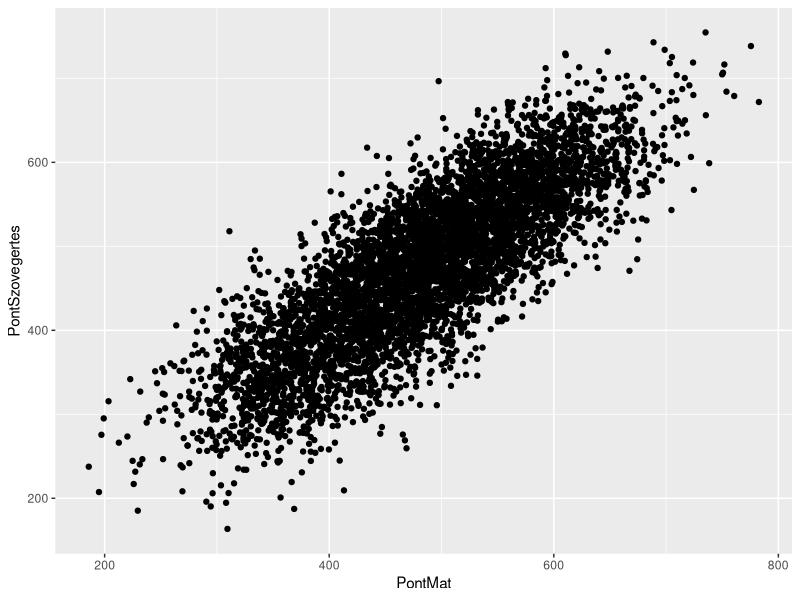
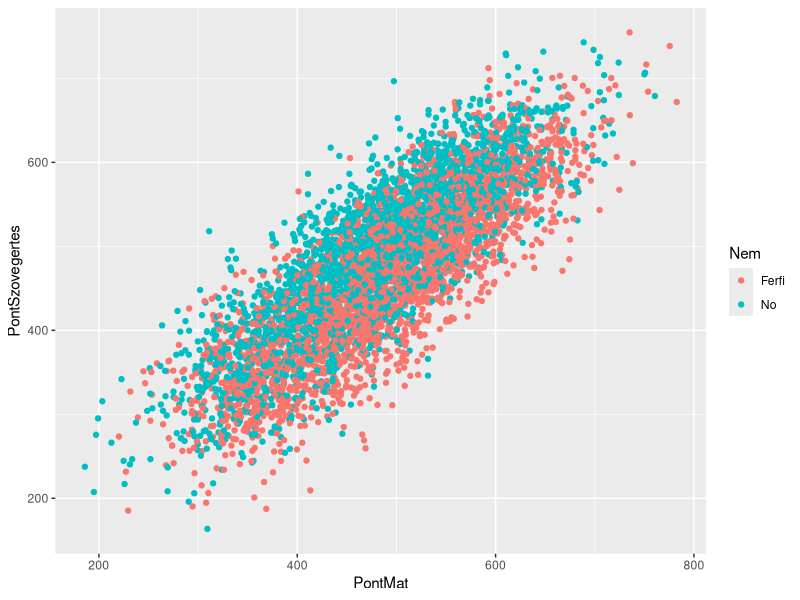
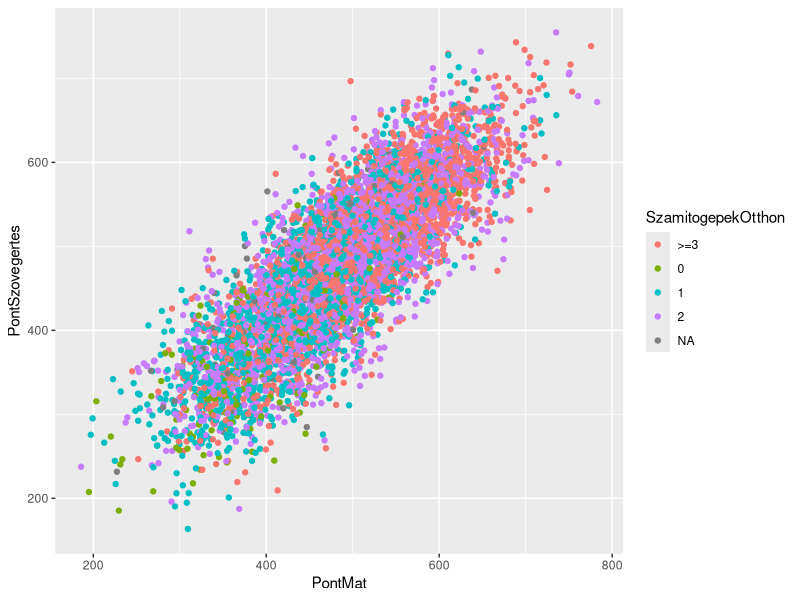
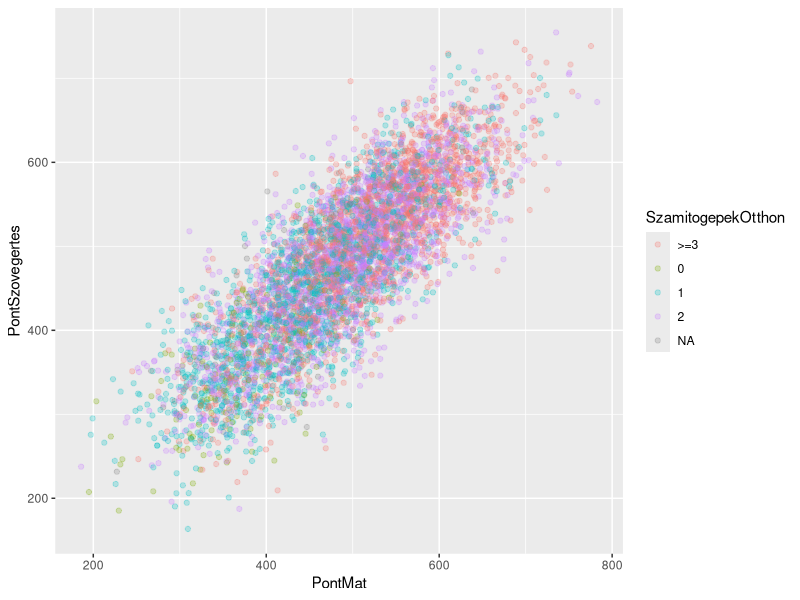
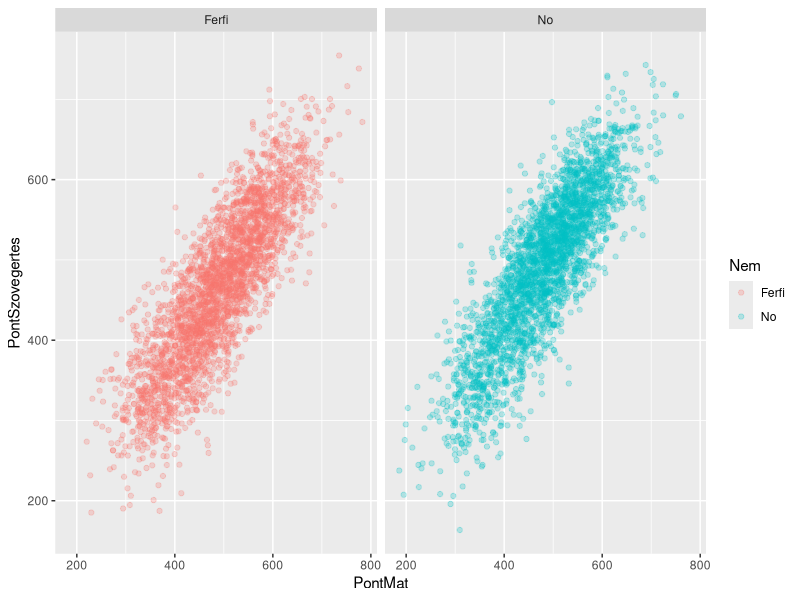
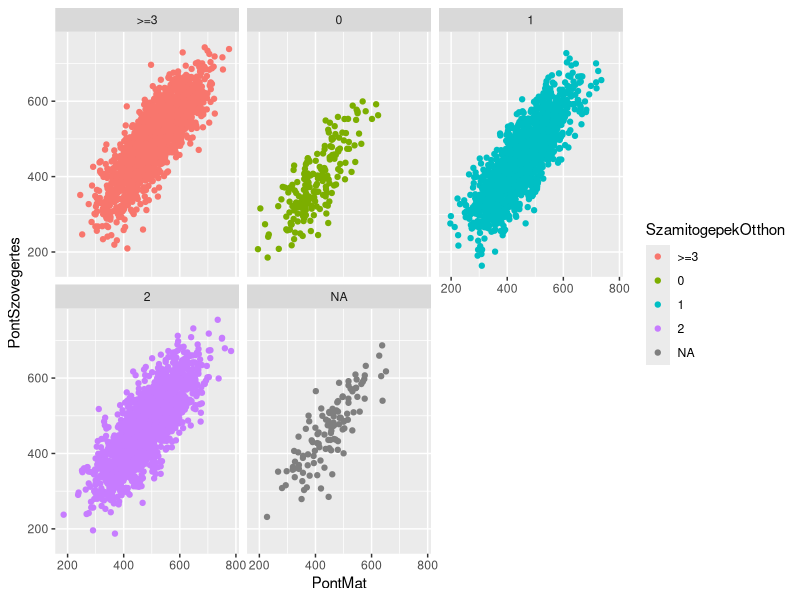
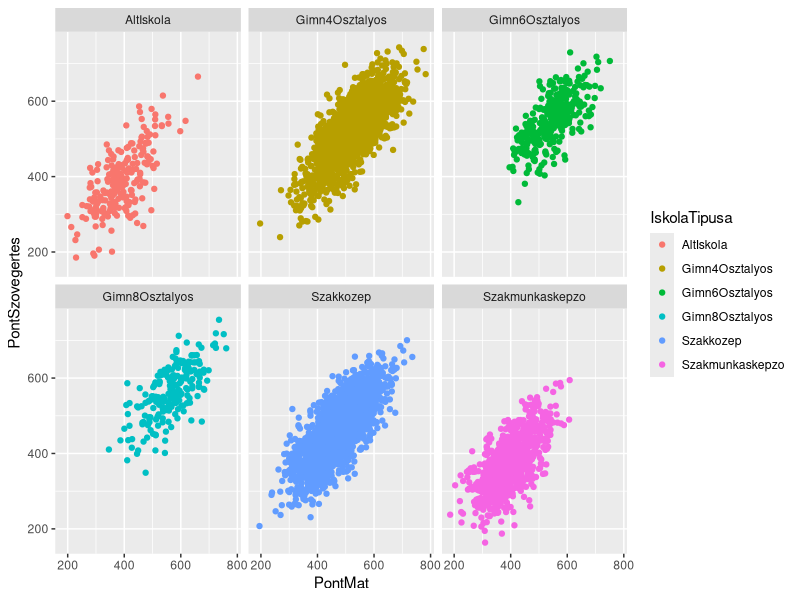
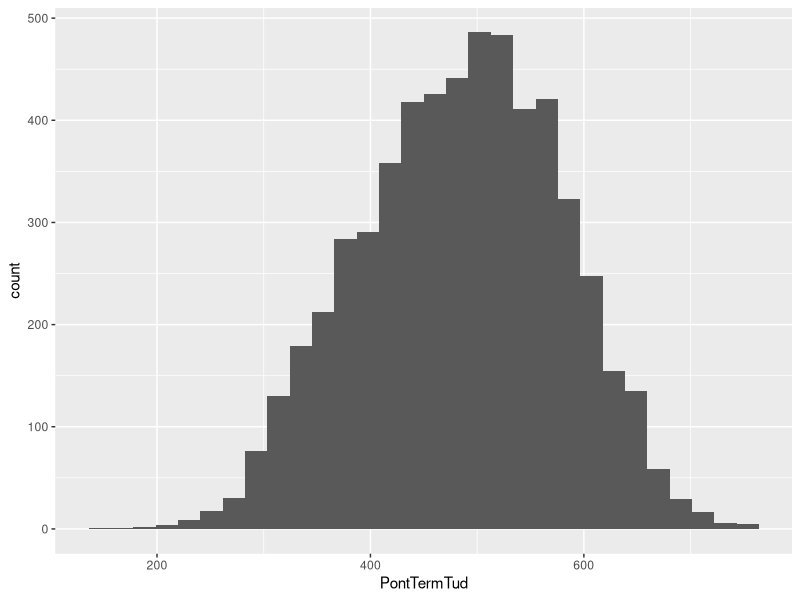

Source code (R) for these figures, in order:
#########################################################################################
## TELEPITES
## 
## Az alabbi csomagot kell telepiteni es betolteni: ggplot2
## Telepites: Packages -> Install -> ggplot2
#########################################################################################

## 1.1 Csomag betoltese
library(ggplot2)

#########################################################################################
## BEOLVASAS
##
## Honnan lett adatunk? http://www.oecd.org/pisa/data/2015database/
## Adattranszformacios szkript: transform.R
## Oszlopnevek magyarazata: http://www.oecd.org/pisa/data/2015database/Codebook_CMB.xlsx
#########################################################################################

## 2.1 Adat beolvasasa
adat <- read.csv("pisa_hun_small.csv")

#########################################################################################
## FELDERITES
#########################################################################################

## 3.1 Milyen valtozoink vannak egyaltalan?
colnames(adat)

## 3.2 Ezek milyen tipusuak?
summary(adat)

#########################################################################################
## VIZUALIZACIOS ALAPOK GGPLOT2-VEL
## 
## Megprobalunk oda eljutni, hogy nagyjabol ertsuk, mirol van szo itt:
## https://www.rstudio.com/wp-content/uploads/2015/03/ggplot2-cheatsheet.pdf
#########################################################################################

#########################################################################################
## SCATTERPLOTOK
#########################################################################################

## 4.1 Hogyan neznek ki a matematikai es szovegertes pontszamok?
## Mi kell hozza?
## Adat + x tengely + y tengely

ggplot(adat) +
  geom_point(aes(x = PontMat, y = PontSzovegertes))


## 4.2 Hogyan teljesitenek a lanyok es a fiuk? Szinezzuk be a pontokat!
ggplot(adat) +
  geom_point(aes(x = PontMat, y = PontSzovegertes, col = Nem))

## 4.3 Szamit a szamitogepek szama otthon? Szinezzuk be a pontokat!
ggplot(adat) +
  geom_point(aes(x = PontMat, y = PontSzovegertes, col = SzamitogepekOtthon))

## 4.4 Egymasra masznak a pontok: probaljunk halvanyitani!
ggplot(adat) +
  geom_point(aes(x = PontMat, y = PontSzovegertes, col = SzamitogepekOtthon), alpha = 0.25)

## 4.5 Meg mindig nem latszik rendesen: szedjuk szet kulonbozo kis abrakra!
ggplot(adat) +
  geom_point(aes(x = PontMat, y = PontSzovegertes, col = Nem), alpha = 0.25) +
  facet_wrap(~Nem)

## 4.6 Csinaljuk meg ugyanezt a szamitogepek szama szerint!
ggplot(adat) +
  geom_point(aes(x = PontMat, y = PontSzovegertes, col = SzamitogepekOtthon)) +
  facet_wrap(~SzamitogepekOtthon)

## 4.7 Onallo feladat: deritsuk ki, mit mond az iskola tipusa!
## Szinezzuk be a pontokat az IskolaTipusa valtozo szerint 
## es/vagy szedjuk szet a valtozo szerint pici abrakra!
ggplot(adat) +
  geom_point(aes(x = PontMat, y = PontSzovegertes, col = IskolaTipusa)) +
  facet_wrap(~IskolaTipusa)

#########################################################################################
## Elmeleti kitekintes:
## 1. a ggplot2 retegezett strukturat hasznal, szetvalasztja az adatot a megjelenitestol
## 2. a facet jellegu vizualizaciokat a szakma "small multiples"-nek hivja, eleg elterjedt
## 3. Okolszabaly: minden, ami aes()-en belul van, az adatfuggo, minden, ami
## azon kivul, az altalanosan alkalmazott.
#########################################################################################

#########################################################################################
## Gyakorlati kitekintes:
## 1. sokat masolgatunk: Ctrl + C a masolasra es Ctrl + V a beillesztesre nagyon hasznos
## 2. nyugodtan bizzuk ra magunkat a fejlesztokornyezetre: Tab (es elvileg a Ctrl + Space)
## kombinacio szepen kiegesziti, amit mondani akarunk es segit a parameterezesben is
## 3. Elobb-utobb biztosan dokumentaciot kell olvasnunk, szerencsere eleg jo:
## http://docs.ggplot2.org/current/
#########################################################################################

#########################################################################################
## HISTOGRAMOK ES SURUSEGABRAK
#########################################################################################

## 5.1 Hogyan neznek ki a termeszettudomanyos pontszamok?
ggplot(adat) +
  geom_histogram(aes(x = PontTermTud))

## 5.2 Esetleg ennel jobb felbonassal? Allitsuk az oszlopszelesseget 5-re!
ggplot(adat) +
  geom_histogram(aes(x = PontTermTud), binwidth = 5)

## 5.3 Simitsuk ki a gorbet! Keszitsunk egy surusegabrat!
ggplot(adat) +
  geom_density(aes(x = PontTermTud))


## 5.4 Hasonlitsuk megint ossze a fiukat es a lanyokat!
## Itt a gorbe alatti teruletet akarjuk szinezni, nem pedig a gorbet magat,
## igy itt fillt hasznaljunk, ne clort!
ggplot(adat) +
  geom_density(aes(x = PontTermTud, fill = Nem))

## 5.5. Hat ezek jol egymasra masznak. :( 
## Hivjuk segitsegul az alpha opciot!
ggplot(adat) +
  geom_density(aes(x = PontTermTud, fill = Nem), alpha = 0.5)

## 5.6 Onallo feladat: Hasonlitsuk ossze a termeszettudomanyos pontszamokat
## iskolatipus szerint
ggplot(adat) +
  geom_density(aes(x = PontTermTud, fill = IskolaTipusa), alpha = 0.5)

#########################################################################################
## HALADO ESZTETIKAI RESZLETEK
## 
## Hogyan nezhetnenek ki ezek az abrak kevesbe rosszul?
#########################################################################################

#########################################################################################
## SCALES
#########################################################################################

## 6.1 Az nem szimpatikus, hogy a fiuk pirosak, a lanyok pedig kekek,
## csereljuk meg a szineket a scale_fill_manual fuggvennyel!
ggplot(adat) +
  geom_density(aes(x = PontTermTud, fill = Nem), alpha = 0.5) +
  scale_fill_manual(values = c("darkblue", "darkred"))

## 6.2 Mi van, ha nem akarunk pepecselni a szinekkel, csak szeretnenk
## valami beepitettet?
## Nezzuk meg peldaul a colorbrewert:
## http://colorbrewer2.org/#type=qualitative&scheme=Dark2&n=3
ggplot(adat) +
  geom_density(aes(x = PontTermTud, fill = IskolaTipusa), alpha = 0.5) +
  scale_fill_brewer(palette = "Dark2")

## 6.3 Modositsuk az x tengely feliratat!
ggplot(adat) +
  geom_density(aes(x = PontTermTud, fill = IskolaTipusa), alpha = 0.5) +
  scale_fill_brewer(palette = "Dark2") +
  labs(x = "A magyar iskolasok termeszettudomanyos pontszamai")

#########################################################################################
## THEMES
#########################################################################################

## 7.1 Modositsunk valami altalanosat!
## Noveljuk meg az x tengely betumeretet es szinet!
ggplot(adat) +
  geom_density(aes(x = PontTermTud, fill = IskolaTipusa), alpha = 0.5) +
  scale_fill_brewer(palette = "Dark2") +
  labs(x = "A magyar iskolasok termeszettudomanyos pontszamai") +
  theme(axis.text.x = element_text(size = 19, color = "darkred"))

## 7.2 Tegyuk at mashova a legendet!
ggplot(adat) +
  geom_density(aes(x = PontTermTud, fill = IskolaTipusa), alpha = 0.5) +
  scale_fill_brewer(palette = "Dark2") +
  labs(x = "A magyar iskolasok termeszettudomanyos pontszamai") +
  theme(axis.text.x = element_text(size = 19, color = "darkred"),
        legend.position = "bottom")

## 7.3 Szabaduljunk meg ettol a csunya szurke hattertol mondjuk egy black and white
## temaval! 
## Vigyazz: a theme_* fuggvenyek felulirjak a modositasokat, ugyhogy az osszes
## theme() hivas elott kell alkalmaznunk
ggplot(adat) +
  geom_density(aes(x = PontTermTud, fill = IskolaTipusa), alpha = 0.5) +
  scale_fill_brewer(palette = "Dark2") +
  labs(x = "A magyar iskolasok termeszettudomanyos pontszamai") +
  theme_classic() +
  theme(axis.text.x = element_text(size = 19, color = "darkred"),
        legend.position = "bottom")
  
#########################################################################################
## Megjegyzesek
## 1. Rengeteg geometriai beallitas van es ezek kombinalhatoak is
## 2. Most csak az egyertelmuen numerikus es egyertelmuen diszkret ertekekkel foglalkoztunk
## de a fenti geomoknak persze megvan a megfelelo kiterjesztese is.
## 3. Hala es koszonet a smarterpoland blognak, akiktol az adatbeolvasast lestem el:
## https://www.r-bloggers.com/pisa-2015-how-to-readprocessplot-the-data-with-r/
#########################################################################################
